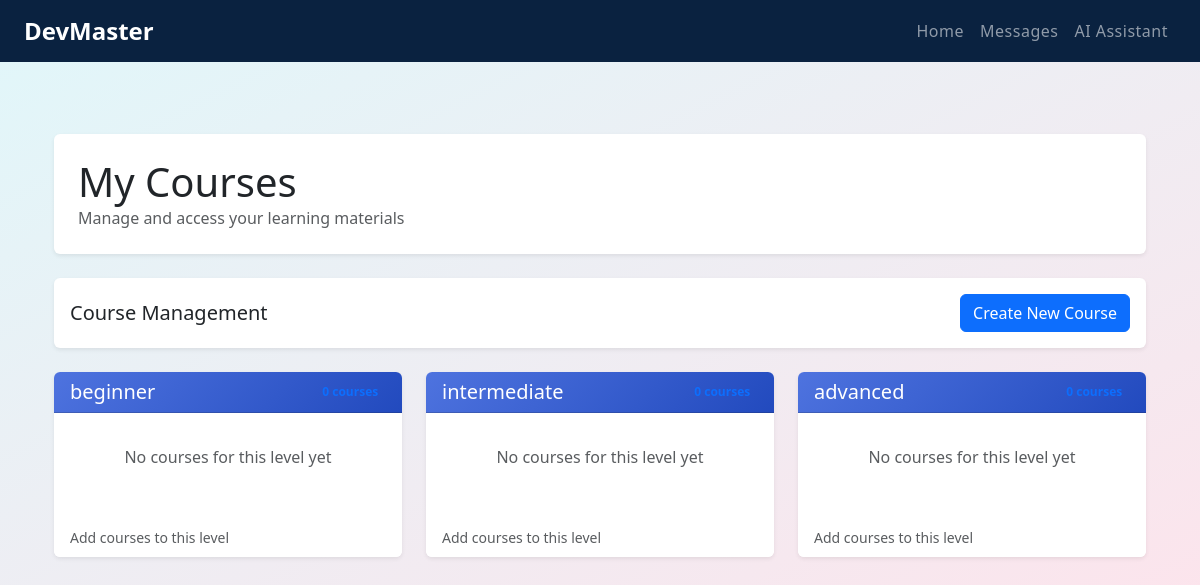
/courses/ (signed in), run on an earlier commit of the app's database.
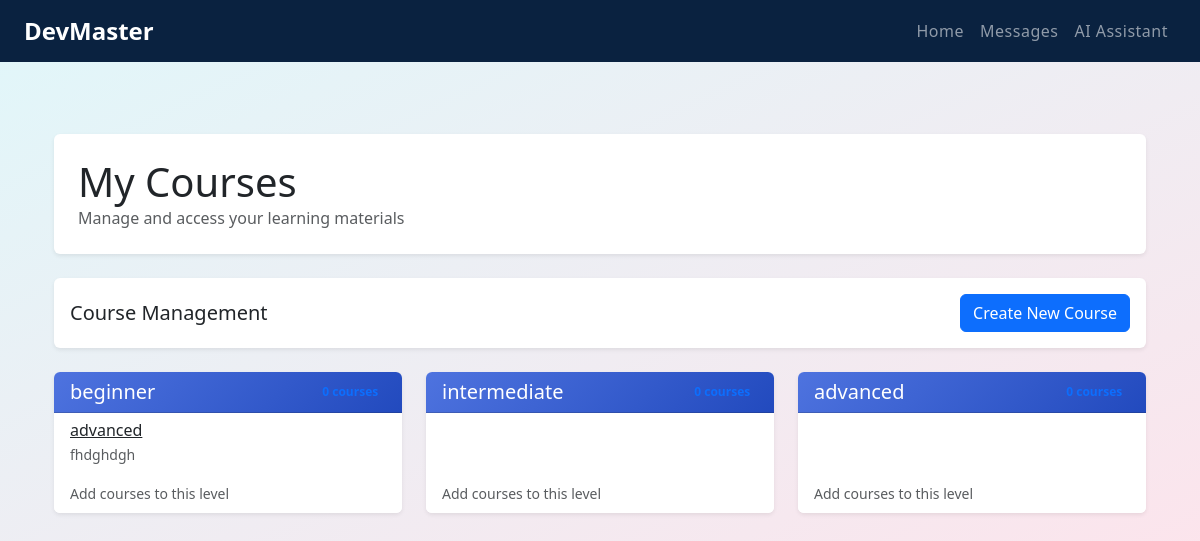
And on a later commit of the database.
### users/models.py (models this page shows, shortened)
class LearningLevel(models.Model):
    class LevelType(models.TextChoices):
        BEGINNER = 'beginner', 'Beginner'
        INTERMEDIATE = 'intermediate', 'Intermediate'
        ADVANCED = 'advanced', 'Advanced'
    name = models.CharField(max_length=20, choices=LevelType.choices, default=LevelType.BEGINNER) # Beginner / Intermediate / Advanced
    description = models.TextField()

class Course(models.Model):
    title = models.CharField(max_length=100)
    description = models.TextField()
    teacher = models.ForeignKey(Teacher, on_delete=models.CASCADE, related_name='courses')
    learning_level = models.ForeignKey(LearningLevel, on_delete=models.CASCADE, related_name='courses')

### users/views.py (the view)
# urls.py: path('courses/', views.teacher_courses, name='teacher_courses'),
@login_required
def teacher_courses(request):
    try:
        if not request.user.is_authenticated or not hasattr(request.user, 'teacher'):
            return JsonResponse({'error': 'Unauthorized'}, status=401)
        courses = Course.objects.filter(teacher=request.user.teacher)
        levels = LearningLevel.objects.all()
        return render(request, 'users/teacher_courses.html', {
            'courses': courses,
            'levels': levels,
        })
    except Exception as e:
        return JsonResponse({'error': str(e)}, status=400)

### users/templates/users/teacher_courses.html (shortened to what this page needs)
{% extends 'base.html' %}
{% block content %}
<div class="container-fluid py-4">
    <div class="row mb-4">
        <div class="col-12">
            <div class="page-header bg-white p-4 rounded shadow-sm">
                <h1 class="mb-0"> My Courses</h1>
                <p class="text-muted mb-0">Manage and access your learning materials</p>
            </div>
        </div>
    </div>
    <div class="row mb-4">
        <div class="col-12">
            <div class="d-flex justify-content-between align-items-center bg-white p-3 rounded shadow-sm">
                <div>
                    <h5 class="mb-0">Course Management</h5>
                </div>
                <div>
                    <a href="{% url 'create_course' %}" class="btn btn-primary">
                         Create New Course
                    </a>
                </div>
            </div>
        </div>
    </div>
    <div class="row">
        {% for level in levels %}
        <div class="col-lg-4 col-md-6 mb-4">
            <div class="card border-0 shadow-sm h-100">
                <div class="card-header bg-gradient-primary text-white rounded-top">
                    <div class="d-flex justify-content-between align-items-center">
                        <h5 class="mb-0">
                            {{ level.name }}
                        </h5>
                        <span class="badge badge-light text-primary">
                        </span>
                    </div>
                </div>
                <div class="card-body p-0">
                    <ul class="list-group list-group-flush">
                        {% for course in courses %}
                            {% if course.learning_level == level %}
                            <li class="list-group-item border-0">
                                <div class="d-flex align-items-start">
                                    <div class="flex-grow-1">
                                        <h6 class="mb-1">
                                            <a href="{% url 'course_detail' course.id %}" class="text-dark">{{ course.title }}</a>
                                        </h6>
                                        <p class="text-muted small mb-0">{{ course.description|truncatechars:100 }}</p>
                                    </div>
                                </div>
                            </li>
                            {% endif %}
                        {% empty %}
                        <li class="list-group-item border-0">
                            <div class="text-center py-4">
                                <p class="text-muted">No courses for this level yet</p>
                            </div>
                        </li>
                        {% endfor %}
                    </ul>
                </div>
                <div class="card-footer bg-white border-0 rounded-bottom">
                    <small class="text-muted">
                         Add courses to this level
                    </small>
                </div>
            </div>
        </div>
        {% endfor %}
    </div>
</div>
{% endblock %}

What changed in the data, as far as the page shows it:
shown differently, row unchanged: LearningLevel "beginner": no longer shows "No courses for this level yet"
added Course: title "advanced", description "fhdghdgh", shown under LearningLevel "beginner"
shown differently, row unchanged: LearningLevel "intermediate": no longer shows "No courses for this level yet"
shown differently, row unchanged: LearningLevel "advanced": no longer shows "No courses for this level yet"
